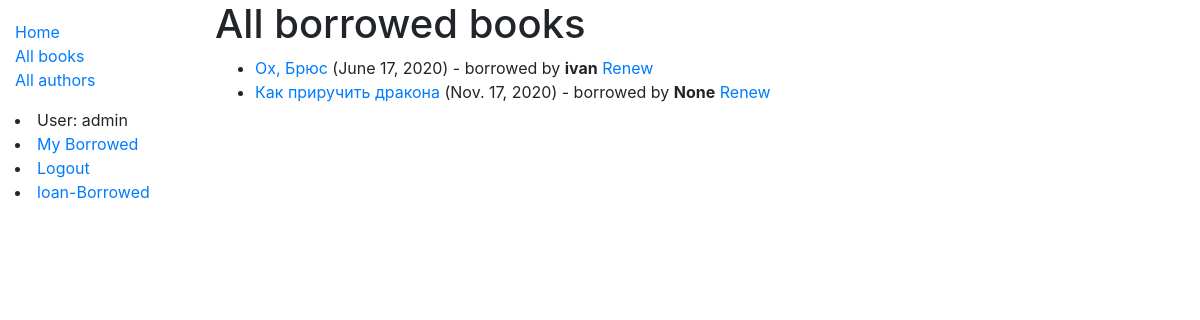
Before: /catalog/loanbooks/ (signed in) with the older database file.
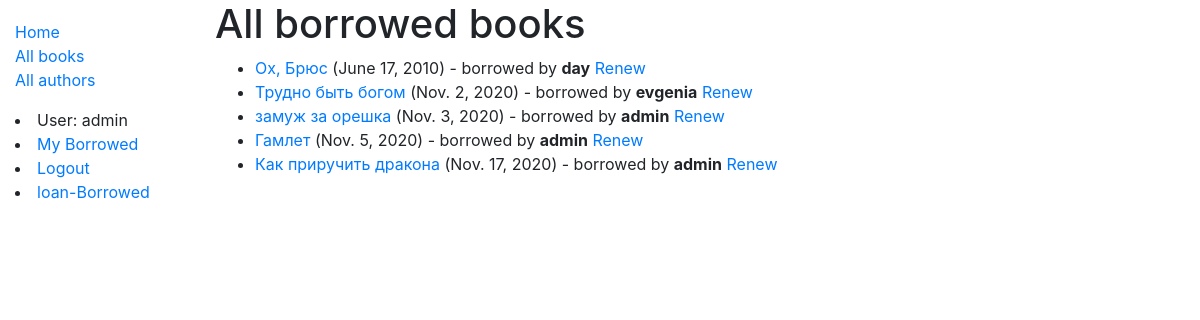
After: the same page with the newer database file.
### catalog/models.py (models this page shows, shortened)
class BookInstance(models.Model):
    id = models.UUIDField(primary_key=True, default=uuid.uuid4, help_text='Unique ID for this particular book across whole library')
    book = models.ForeignKey('Book', on_delete=models.SET_NULL, null=True)
    imprint = models.CharField(max_length=200)
    due_back = models.DateField(null=True, blank=True)
    borrower = models.ForeignKey(User, on_delete=models.SET_NULL, null=True, blank=True)
    LOAN_STATUS = (
        ('m', 'Maintenance'),
        ('o', 'On loan'),
        ('a', 'Available'),
        ('r', 'Reserved'),
    )
    status = models.CharField(
        max_length=1,
        choices=LOAN_STATUS,
        blank=True,
        default='m',
        help_text='Book availability',
    )
    class Meta:
        ordering = ['due_back']
        permissions = (("can_mark_returned", "Set book as returned"),)

class Book(models.Model):
    title = models.CharField(max_length=200)
    author = models.ForeignKey('Author', on_delete=models.SET_NULL, null=True)
    summary = models.TextField(max_length=1000, help_text='Enter a brief description of the book')
    isbn = models.CharField('ISBN', max_length=13,
                            help_text='13 Character <a href="https://www.isbn-international.org/content/what-isbn">ISBN number</a>')
    genre = models.ManyToManyField(Genre, help_text='Select a genre for this book')
    def display_genre(self):
        """Create a string for the Genre. This is required to display genre in Admin."""
        return ', '.join(genre.name for genre in self.genre.all()[:3])
    display_genre.short_description = 'Genre'

### catalog/views.py (the view)
# urls.py: path('loanbooks/', views. LoanedBooksListView.as_view(), name='loan-borrowed'),
class LoanedBooksListView(PermissionRequiredMixin, generic.ListView):
    model = BookInstance
    template_name = 'catalog/bookinstance_list_loaned.html'
    paginate_by = 10
    permission_required = 'catalog.can_mark_returned'
    def get_queryset(self):
        return BookInstance.objects.filter(status__exact='o').order_by('due_back')

### catalog/templates/catalog/bookinstance_list_loaned.html
{% extends "base_generic.html" %}
{% block content %}
    <h1>All borrowed books</h1>
    {% if bookinstance_list %}
    <ul>
      {% for bookinst in bookinstance_list %}
      <li >
          {% if perms.catalog.can_mark_returned %}
        <a href="{% url 'book-detail' bookinst.book.pk %}">{{bookinst.book.title}}</a> ({{ bookinst.due_back }}) - borrowed by  <strong>{{ bookinst.borrower }}</strong>
        <a href="{% url 'renew-book-librarian' bookinst.id %}">Renew</a>
      </li>
        {% endif %}
      {% endfor %}
    </ul>
    {% else %}
      <p>There are no books borrowed.</p>
    {% endif %}
{% endblock %}

Changed rows visible on the page:
changed BookInstance "Ох, Брюс": due_back "June 17, 2020" → "June 17, 2010"; borrower "ivan" → "day"
now on this page (row edited): BookInstance: book "Трудно быть богом", due_back "Nov. 2, 2020", borrower "evgenia"
now on this page (row edited): BookInstance: book "замуж за орешка", due_back "Nov. 3, 2020", borrower "admin"
now on this page (row edited): BookInstance: book "Гамлет", due_back "Nov. 5, 2020", borrower "admin"
changed BookInstance "Nov. 17, 2020": borrower "None" → "admin"
